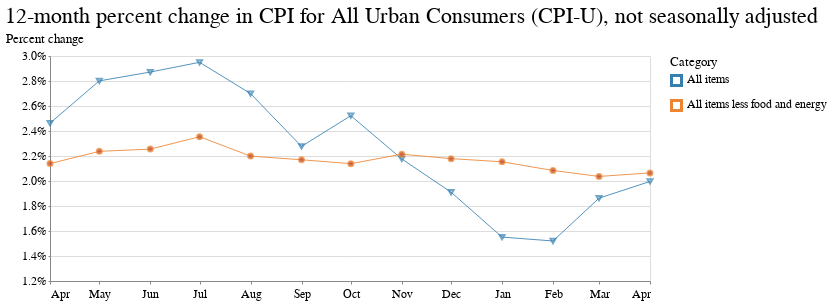

Source (notebook cell):
### Code cell
base = alt.Chart(
    two_cats,
    title="12-month percent change in CPI for All Urban Consumers (CPI-U), not seasonally adjusted"
).encode(
    x=alt.X(
        "date:T",
        timeUnit="utcyearmonth",
        axis=alt.Axis(
            title=None,
            labelAngle=0,
            grid=False,
            format="%b"
        )
    ),
    y=alt.Y(
        "pct_change:Q",
        axis=alt.Axis(title="Percent change", format='%'),
        scale=alt.Scale(domain=[0.012, 0.03])
    ),
    color=alt.Color(
        "series_items_name:N",
        legend=alt.Legend(title="Category"),
        # scale=alt.Scale(range=["#336EFF", "#B03A2E",])
    )
)

line = base.mark_line(strokeWidth=0.85)
exes = base.transform_filter(alt.datum.series_items_name == 'All items').mark_point(shape="triangle-down", size=25)
points = base.transform_filter(alt.datum.series_items_name == 'All items less food and energy').mark_point(size=25, fill="#B03A2E")

(line + exes + points).properties(width=600, height=225)

### Figure 1 — Vega-Lite specification as saved in the notebook (floating-point values rounded to 4 significant figures)
{"$schema": "https://vega.github.io/schema/vega-lite/v3.4.0.json", "config": {"arc": {"fill": "#82c6df"}, "area": {"fill": "#82c6df"}, "axis": {"labelFont": "Benton Gothic, sans", "labelFontSize": 11.5, "labelFontWeight": "normal", "titleFont": "Benton Gothic Bold, sans", "titleFontSize": 13, "titleFontWeight": "normal"}, "axisX": {"labelAngle": 0, "labelPadding": 4, "tickSize": 3}, "axisY": {"labelBaseline": "middle", "maxExtent": 45, "minExtent": 45, "tickSize": 2, "titleAlign": "left", "titleAngle": 0, "titleX": -45, "titleY": -11}, "background": "#ffffff", "bar": {"fill": "#82c6df"}, "legend": {"labelFont": "Benton Gothic, sans", "labelFontSize": 11.5, "symbolType": "square", "titleFont": "Benton Gothic Bold, sans", "titleFontSize": 13, "titleFontWeight": "normal"}, "line": {"stroke": "#82c6df", "strokeWidth": 3}, "path": {"stroke": "#82c6df"}, "point": {"stroke": "#82c6df"}, "range": {"category": ["#3580b1", "#ec8431", "#ab7fb4", "#c89d29", "#adc839", "#829eb1"], "diverging": ["#e68a4f", "#f4bb6a", "#f9e39c", "#dadfe2", "#a6b7c6", "#849eae"], "heatmap": ["#fbf2c7", "#f9e39c", "#f8d36e", "#f4bb6a", "#e68a4f", "#d15a40", "#ab4232"], "ordinal": ["#fbf2c7", "#f9e39c", "#f8d36e", "#f4bb6a", "#e68a4f", "#d15a40", "#ab4232"], "ramp": ["#fbf2c7", "#f9e39c", "#f8d36e", "#f4bb6a", "#e68a4f", "#d15a40", "#ab4232"]}, "rect": {"fill": "#82c6df"}, "shape": {"stroke": "#82c6df"}, "symbol": {"fill": "#82c6df", "size": 30}, "title": {"anchor": "start", "font": "Benton Gothic Bold, sans", "fontColor": "#000000", "fontSize": 22, "fontWeight": "normal"}, "view": {"height": 450, "width": 800}}, "data": {"name": "data-d37b2fca04f5d7fa4bc3f82c002e0e30"}, "datasets": {"data-d37b2fca04f5d7fa4bc3f82c002e0e30": [{"date": "2018-04-01", "pct_change": 0.02463, "period_abbreviation": "APR", "period_code": "M04", "period_id": "M04", "period_month": 4, "period_name": "April", "period_type": "monthly", "series_area_code": "0000", "series_area_id": "0000", "series_area_name": "U.S. city average", "series_id": "CUUR0000SA0", "series_items_code": "SA0", "series_items_id": "SA0", "series_items_name": "All items", "series_periodicity_code": "R", "series_periodicity_id": "R", "series_periodicity_name": "Monthly", "series_seasonally_adjusted": false, "series_survey": "All urban consumers", "series_title": "All items in U.S. city average, all urban consumers, not seasonally adjusted", "value": 250.5, "year": 2018}, {"date": "2018-05-01", "pct_change": 0.02801, "period_abbreviation": "MAY", "period_code": "M05", "period_id": "M05", "period_month": 5, "period_name": "May", "period_type": "monthly", "series_area_code": "0000", "series_area_id": "0000", "series_area_name": "U.S. city average", "series_id": "CUUR0000SA0", "series_items_code": "SA0", "series_items_id": "SA0", "series_items_name": "All items", "series_periodicity_code": "R", "series_periodicity_id": "R", "series_periodicity_name": "Monthly", "series_seasonally_adjusted": false, "series_survey": "All urban consumers", "series_title": "All items in U.S. city average, all urban consumers, not seasonally adjusted", "value": 251.6, "year": 2018}, {"date": "2018-06-01", "pct_change": 0.02872, "period_abbreviation": "JUN", "period_code": "M06", "period_id": "M06", "period_month": 6, "period_name": "June", "period_type": "monthly", "series_area_code": "0000", "series_area_id": "0000", "series_area_name": "U.S. city average", "series_id": "CUUR0000SA0", "series_items_code": "SA0", "series_items_id": "SA0", "series_items_name": "All items", "series_periodicity_code": "R", "series_periodicity_id": "R", "series_periodicity_name": "Monthly", "series_seasonally_adjusted": false, "series_survey": "All urban consumers", "series_title": "All items in U.S. city average, all urban consumers, not seasonally adjusted", "value": 252.0, "year": 2018}, {"date": "2018-07-01", "pct_change": 0.0295, "period_abbreviation": "JUL", "period_code": "M07", "period_id": "M07", "period_month": 7, "period_name": "July", "period_type": "monthly", "series_area_code": "0000", "series_area_id": "0000", "series_area_name": "U.S. city average", "series_id": "CUUR0000SA0", "series_items_code": "SA0", "series_items_id": "SA0", "series_items_name": "All items", "series_periodicity_code": "R", "series_periodicity_id": "R", "series_periodicity_name": "Monthly", "series_seasonally_adjusted": false, "series_survey": "All urban consumers", "series_title": "All items in U.S. city average, all urban consumers, not seasonally adjusted", "value": 252.0, "year": 2018}, {"date": "2018-08-01", "pct_change": 0.02699, "period_abbreviation": "AUG", "period_code": "M08", "period_id": "M08", "period_month": 8, "period_name": "August", "period_type": "monthly", "series_area_code": "0000", "series_area_id": "0000", "series_area_name": "U.S. city average", "series_id": "CUUR0000SA0", "series_items_code": "SA0", "series_items_id": "SA0", "series_items_name": "All items", "series_periodicity_code": "R", "series_periodicity_id": "R", "series_periodicity_name": "Monthly", "series_seasonally_adjusted": false, "series_survey": "All urban consumers", "series_title": "All items in U.S. city average, all urban consumers, not seasonally adjusted", "value": 252.1, "year": 2018}, {"date": "2018-09-01", "pct_change": 0.02277, "period_abbreviation": "SEP", "period_code": "M09", "period_id": "M09", "period_month": 9, "period_name": "September", "period_type": "monthly", "series_area_code": "0000", "series_area_id": "0000", "series_area_name": "U.S. city average", "series_id": "CUUR0000SA0", "series_items_code": "SA0", "series_items_id": "SA0", "series_items_name": "All items", "series_periodicity_code": "R", "series_periodicity_id": "R", "series_periodicity_name": "Monthly", "series_seasonally_adjusted": false, "series_survey": "All urban consumers", "series_title": "All items in U.S. city average, all urban consumers, not seasonally adjusted", "value": 252.4, "year": 2018}, {"date": "2018-10-01", "pct_change": 0.02522, "period_abbreviation": "OCT", "period_code": "M10", "period_id": "M10", "period_month": 10, "period_name": "October", "period_type": "monthly", "series_area_code": "0000", "series_area_id": "0000", "series_area_name": "U.S. city average", "series_id": "CUUR0000SA0", "series_items_code": "SA0", "series_items_id": "SA0", "series_items_name": "All items", "series_periodicity_code": "R", "series_periodicity_id": "R", "series_periodicity_name": "Monthly", "series_seasonally_adjusted": false, "series_survey": "All urban consumers", "series_title": "All items in U.S. city average, all urban consumers, not seasonally adjusted", "value": 252.9, "year": 2018}, {"date": "2018-11-01", "pct_change": 0.02177, "period_abbreviation": "NOV", "period_code": "M11", "period_id": "M11", "period_month": 11, "period_name": "November", "period_type": "monthly", "series_area_code": "0000", "series_area_id": "0000", "series_area_name": "U.S. city average", "series_id": "CUUR0000SA0", "series_items_code": "SA0", "series_items_id": "SA0", "series_items_name": "All items", "series_periodicity_code": "R", "series_periodicity_id": "R", "series_periodicity_name": "Monthly", "series_seasonally_adjusted": false, "series_survey": "All urban consumers", "series_title": "All items in U.S. city average, all urban consumers, not seasonally adjusted", "value": 252.0, "year": 2018}, {"date": "2018-12-01", "pct_change": 0.0191, "period_abbreviation": "DEC", "period_code": "M12", "period_id": "M12", "period_month": 12, "period_name": "December", "period_type": "monthly", "series_area_code": "0000", "series_area_id": "0000", "series_area_name": "U.S. city average", "series_id": "CUUR0000SA0", "series_items_code": "SA0", "series_items_id": "SA0", "series_items_name": "All items", "series_periodicity_code": "R", "series_periodicity_id": "R", "series_periodicity_name": "Monthly", "series_seasonally_adjusted": false, "series_survey": "All urban consumers", "series_title": "All items in U.S. city average, all urban consumers, not seasonally adjusted", "value": 251.2, "year": 2018}, {"date": "2019-01-01", "pct_change": 0.01551, "period_abbreviation": "JAN", "period_code": "M01", "period_id": "M01", "period_month": 1, "period_name": "January", "period_type": "monthly", "series_area_code": "0000", "series_area_id": "0000", "series_area_name": "U.S. city average", "series_id": "CUUR0000SA0", "series_items_code": "SA0", "series_items_id": "SA0", "series_items_name": "All items", "series_periodicity_code": "R", "series_periodicity_id": "R", "series_periodicity_name": "Monthly", "series_seasonally_adjusted": false, "series_survey": "All urban consumers", "series_title": "All items in U.S. city average, all urban consumers, not seasonally adjusted", "value": 251.7, "year": 2019}, {"date": "2019-02-01", "pct_change": 0.0152, "period_abbreviation": "FEB", "period_code": "M02", "period_id": "M02", "period_month": 2, "period_name": "February", "period_type": "monthly", "series_area_code": "0000", "series_area_id": "0000", "series_area_name": "U.S. city average", "series_id": "CUUR0000SA0", "series_items_code": "SA0", "series_items_id": "SA0", "series_items_name": "All items", "series_periodicity_code": "R", "series_periodicity_id": "R", "series_periodicity_name": "Monthly", "series_seasonally_adjusted": false, "series_survey": "All urban consumers", "series_title": "All items in U.S. city average, all urban consumers, not seasonally adjusted", "value": 252.8, "year": 2019}, {"date": "2019-03-01", "pct_change": 0.01863, "period_abbreviation": "MAR", "period_code": "M03", "period_id": "M03", "period_month": 3, "period_name": "March", "period_type": "monthly", "series_area_code": "0000", "series_area_id": "0000", "series_area_name": "U.S. city average", "series_id": "CUUR0000SA0", "series_items_code": "SA0", "series_items_id": "SA0", "series_items_name": "All items", "series_periodicity_code": "R", "series_periodicity_id": "R", "series_periodicity_name": "Monthly", "series_seasonally_adjusted": false, "series_survey": "All urban consumers", "series_title": "All items in U.S. city average, all urban consumers, not seasonally adjusted", "value": 254.2, "year": 2019}, {"date": "2019-04-01", "pct_change": 0.01996, "period_abbreviation": "APR", "period_code": "M04", "period_id": "M04", "period_month": 4, "period_name": "April", "period_type": "monthly", "series_area_code": "0000", "series_area_id": "0000", "series_area_name": "U.S. city average", "series_id": "CUUR0000SA0", "series_items_code": "SA0", "series_items_id": "SA0", "series_items_name": "All items", "series_periodicity_code": "R", "series_periodicity_id": "R", "series_periodicity_name": "Monthly", "series_seasonally_adjusted": false, "series_survey": "All urban consumers", "series_title": "All items in U.S. city average, all urban consumers, not seasonally adjusted", "value": 255.5, "year": 2019}, {"date": "2018-04-01", "pct_change": 0.02139, "period_abbreviation": "APR", "period_code": "M04", "period_id": "M04", "period_month": 4, "period_name": "April", "period_type": "monthly", "series_area_code": "0000", "series_area_id": "0000", "series_area_name": "U.S. city average", "series_id": "CUUR0000SA0L1E", "series_items_code": "SA0L1E", "series_items_id": "SA0L1E", "series_items_name": "All items less food and energy", "series_periodicity_code": "R", "series_periodicity_id": "R", "series_periodicity_name": "Monthly", "series_seasonally_adjusted": false, "series_survey": "All urban consumers", "series_title": "All items less food and energy in U.S. city average, all urban consumers, not seasonally adjusted", "value": 257.0, "year": 2018}, {"date": "2018-05-01", "pct_change": 0.02237, "period_abbreviation": "MAY", "period_code": "M05", "period_id": "M05", "period_month": 5, "period_name": "May", "period_type": "monthly", "series_area_code": "0000", "series_area_id": "0000", "series_area_name": "U.S. city average", "series_id": "CUUR0000SA0L1E", "series_items_code": "SA0L1E", "series_items_id": "SA0L1E", "series_items_name": "All items less food and energy", "series_periodicity_code": "R", "series_periodicity_id": "R", "series_periodicity_name": "Monthly", "series_seasonally_adjusted": false, "series_survey": "All urban consumers", "series_title": "All items less food and energy in U.S. city average, all urban consumers, not seasonally adjusted", "value": 257.5, "year": 2018}, {"date": "2018-06-01", "pct_change": 0.02255, "period_abbreviation": "JUN", "period_code": "M06", "period_id": "M06", "period_month": 6, "period_name": "June", "period_type": "monthly", "series_area_code": "0000", "series_area_id": "0000", "series_area_name": "U.S. city average", "series_id": "CUUR0000SA0L1E", "series_items_code": "SA0L1E", "series_items_id": "SA0L1E", "series_items_name": "All items less food and energy", "series_periodicity_code": "R", "series_periodicity_id": "R", "series_periodicity_name": "Monthly", "series_seasonally_adjusted": false, "series_survey": "All urban consumers", "series_title": "All items less food and energy in U.S. city average, all urban consumers, not seasonally adjusted", "value": 257.7, "year": 2018}, {"date": "2018-07-01", "pct_change": 0.02354, "period_abbreviation": "JUL", "period_code": "M07", "period_id": "M07", "period_month": 7, "period_name": "July", "period_type": "monthly", "series_area_code": "0000", "series_area_id": "0000", "series_area_name": "U.S. city average", "series_id": "CUUR0000SA0L1E", "series_items_code": "SA0L1E", "series_items_id": "SA0L1E", "series_items_name": "All items less food and energy", "series_periodicity_code": "R", "series_periodicity_id": "R", "series_periodicity_name": "Monthly", "series_seasonally_adjusted": false, "series_survey": "All urban consumers", "series_title": "All items less food and energy in U.S. city average, all urban consumers, not seasonally adjusted", "value": 257.9, "year": 2018}, {"date": "2018-08-01", "pct_change": 0.02199, "period_abbreviation": "AUG", "period_code": "M08", "period_id": "M08", "period_month": 8, "period_name": "August", "period_type": "monthly", "series_area_code": "0000", "series_area_id": "0000", "series_area_name": "U.S. city average", "series_id": "CUUR0000SA0L1E", "series_items_code": "SA0L1E", "series_items_id": "SA0L1E", "series_items_name": "All items less food and energy", "series_periodicity_code": "R", "series_periodicity_id": "R", "series_periodicity_name": "Monthly", "series_seasonally_adjusted": false, "series_survey": "All urban consumers", "series_title": "All items less food and energy in U.S. city average, all urban consumers, not seasonally adjusted", "value": 258.0, "year": 2018}, {"date": "2018-09-01", "pct_change": 0.0217, "period_abbreviation": "SEP", "period_code": "M09", "period_id": "M09", "period_month": 9, "period_name": "September", "period_type": "monthly", "series_area_code": "0000", "series_area_id": "0000", "series_area_name": "U.S. city average", "series_id": "CUUR0000SA0L1E", "series_items_code": "SA0L1E", "series_items_id": "SA0L1E", "series_items_name": "All items less food and energy", "series_periodicity_code": "R", "series_periodicity_id": "R", "series_periodicity_name": "Monthly", "series_seasonally_adjusted": false, "series_survey": "All urban consumers", "series_title": "All items less food and energy in U.S. city average, all urban consumers, not seasonally adjusted", "value": 258.4, "year": 2018}, {"date": "2018-10-01", "pct_change": 0.02139, "period_abbreviation": "OCT", "period_code": "M10", "period_id": "M10", "period_month": 10, "period_name": "October", "period_type": "monthly", "series_area_code": "0000", "series_area_id": "0000", "series_area_name": "U.S. city average", "series_id": "CUUR0000SA0L1E", "series_items_code": "SA0L1E", "series_items_id": "SA0L1E", "series_items_name": "All items less food and energy", "series_periodicity_code": "R", "series_periodicity_id": "R", "series_periodicity_name": "Monthly", "series_seasonally_adjusted": false, "series_survey": "All urban consumers", "series_title": "All items less food and energy in U.S. city average, all urban consumers, not seasonally adjusted", "value": 259.1, "year": 2018}, {"date": "2018-11-01", "pct_change": 0.02214, "period_abbreviation": "NOV", "period_code": "M11", "period_id": "M11", "period_month": 11, "period_name": "November", "period_type": "monthly", "series_area_code": "0000", "series_area_id": "0000", "series_area_name": "U.S. city average", "series_id": "CUUR0000SA0L1E", "series_items_code": "SA0L1E", "series_items_id": "SA0L1E", "series_items_name": "All items less food and energy", "series_periodicity_code": "R", "series_periodicity_id": "R", "series_periodicity_name": "Monthly", "series_seasonally_adjusted": false, "series_survey": "All urban consumers", "series_title": "All items less food and energy in U.S. city average, all urban consumers, not seasonally adjusted", "value": 259.1, "year": 2018}, {"date": "2018-12-01", "pct_change": 0.02179, "period_abbreviation": "DEC", "period_code": "M12", "period_id": "M12", "period_month": 12, "period_name": "December", "period_type": "monthly", "series_area_code": "0000", "series_area_id": "0000", "series_area_name": "U.S. city average", "series_id": "CUUR0000SA0L1E", "series_items_code": "SA0L1E", "series_items_id": "SA0L1E", "series_items_name": "All items less food and energy", "series_periodicity_code": "R", "series_periodicity_id": "R", "series_periodicity_name": "Monthly", "series_seasonally_adjusted": false, "series_survey": "All urban consumers", "series_title": "All items less food and energy in U.S. city average, all urban consumers, not seasonally adjusted", "value": 259.1, "year": 2018}, {"date": "2019-01-01", "pct_change": 0.02154, "period_abbreviation": "JAN", "period_code": "M01", "period_id": "M01", "period_month": 1, "period_name": "January", "period_type": "monthly", "series_area_code": "0000", "series_area_id": "0000", "series_area_name": "U.S. city average", "series_id": "CUUR0000SA0L1E", "series_items_code": "SA0L1E", "series_items_id": "SA0L1E", "series_items_name": "All items less food and energy", "series_periodicity_code": "R", "series_periodicity_id": "R", "series_periodicity_name": "Monthly", "series_seasonally_adjusted": false, "series_survey": "All urban consumers", "series_title": "All items less food and energy in U.S. city average, all urban consumers, not seasonally adjusted", "value": 260.1, "year": 2019}, {"date": "2019-02-01", "pct_change": 0.02084, "period_abbreviation": "FEB", "period_code": "M02", "period_id": "M02", "period_month": 2, "period_name": "February", "period_type": "monthly", "series_area_code": "0000", "series_area_id": "0000", "series_area_name": "U.S. city average", "series_id": "CUUR0000SA0L1E", "series_items_code": "SA0L1E", "series_items_id": "SA0L1E", "series_items_name": "All items less food and energy", "series_periodicity_code": "R", "series_periodicity_id": "R", "series_periodicity_name": "Monthly", "series_seasonally_adjusted": false, "series_survey": "All urban consumers", "series_title": "All items less food and energy in U.S. city average, all urban consumers, not seasonally adjusted", "value": 261.1, "year": 2019}, {"date": "2019-03-01", "pct_change": 0.02037, "period_abbreviation": "MAR", "period_code": "M03", "period_id": "M03", "period_month": 3, "period_name": "March", "period_type": "monthly", "series_area_code": "0000", "series_area_id": "0000", "series_area_name": "U.S. city average", "series_id": "CUUR0000SA0L1E", "series_items_code": "SA0L1E", "series_items_id": "SA0L1E", "series_items_name": "All items less food and energy", "series_periodicity_code": "R", "series_periodicity_id": "R", "series_periodicity_name": "Monthly", "series_seasonally_adjusted": false, "series_survey": "All urban consumers", "series_title": "All items less food and energy in U.S. city average, all urban consumers, not seasonally adjusted", "value": 261.8, "year": 2019}, {"date": "2019-04-01", "pct_change": 0.02065, "period_abbreviation": "APR", "period_code": "M04", "period_id": "M04", "period_month": 4, "period_name": "April", "period_type": "monthly", "series_area_code": "0000", "series_area_id": "0000", "series_area_name": "U.S. city average", "series_id": "CUUR0000SA0L1E", "series_items_code": "SA0L1E", "series_items_id": "SA0L1E", "series_items_name": "All items less food and energy", "series_periodicity_code": "R", "series_periodicity_id": "R", "series_periodicity_name": "Monthly", "series_seasonally_adjusted": false, "series_survey": "All urban consumers", "series_title": "All items less food and energy in U.S. city average, all urban consumers, not seasonally adjusted", "value": 262.3, "year": 2019}]}, "height": 225, "layer": [{"encoding": {"color": {"field": "series_items_name", "legend": {"title": "Category"}, "type": "nominal"}, "x": {"axis": {"format": "%b", "grid": false, "labelAngle": 0, "title": null}, "field": "date", "timeUnit": "utcyearmonth", "type": "temporal"}, "y": {"axis": {"format": "%", "title": "Percent change"}, "field": "pct_change", "scale": {"domain": [0.012, 0.03]}, "type": "quantitative"}}, "mark": {"strokeWidth": 0.85, "type": "line"}, "title": "12-month percent change in CPI for All Urban Consumers (CPI-U), not seasonally adjusted"}, {"encoding": {"color": {"field": "series_items_name", "legend": {"title": "Category"}, "type": "nominal"}, "x": {"axis": {"format": "%b", "grid": false, "labelAngle": 0, "title": null}, "field": "date", "timeUnit": "utcyearmonth", "type": "temporal"}, "y": {"axis": {"format": "%", "title": "Percent change"}, "field": "pct_change", "scale": {"domain": [0.012, 0.03]}, "type": "quantitative"}}, "mark": {"shape": "triangle-down", "size": 25, "type": "point"}, "title": "12-month percent change in CPI for All Urban Consumers (CPI-U), not seasonally adjusted", "transform": [{"filter": "(datum.series_items_name === 'All items')"}]}, {"encoding": {"color": {"field": "series_items_name", "legend": {"title": "Category"}, "type": "nominal"}, "x": {"axis": {"format": "%b", "grid": false, "labelAngle": 0, "title": null}, "field": "date", "timeUnit": "utcyearmonth", "type": "temporal"}, "y": {"axis": {"format": "%", "title": "Percent change"}, "field": "pct_change", "scale": {"domain": [0.012, 0.03]}, "type": "quantitative"}}, "mark": {"fill": "#B03A2E", "size": 25, "type": "point"}, "title": "12-month percent change in CPI for All Urban Consumers (CPI-U), not seasonally adjusted", "transform": [{"filter": "(datum.series_items_name === 'All items less food and energy')"}]}], "width": 600}
